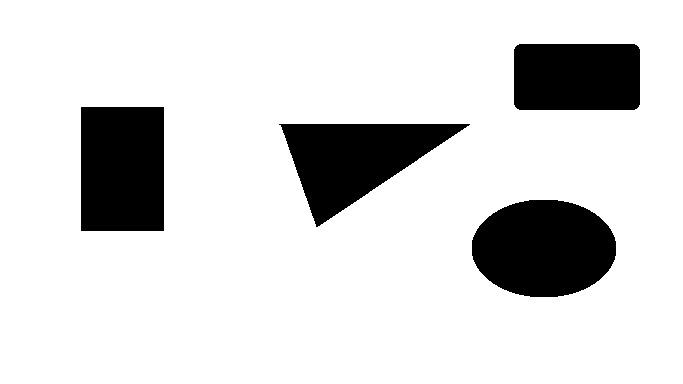
#> input picture bw.jpg, 683 x 384 px
$ jupyter execute EdgeDetection.ipynb   (older library calls are emulated)
#> lines starting #> are read from the running program, lines starting #| are printed output that depends on the picture; after the words box and inside, x2 and y2 are one past the last pixel; in counts of white or black regions, pixels touching at a corner belong together
#> further down, im_bw is the input picture: shape (384, 683, 3); min 0, max 255, mean 216.6
[cell 1]
import numpy as np
import cv2
from scipy.spatial.distance import squareform, pdist, cdist
from skimage.util import img_as_float
from skimage import io
import matplotlib.pyplot as plt

[cell 2]
# [78 lines left out: function plot_matches, not called in this run]

####Edge detection

[cell 3]
# TODO: implement this function
# input: im is an RGB image with shape [height, width, 3]
# output: edge_mask with shape [height, width] with valuse 0 and 1, where 1s indicate edge pixels of the input image
# You can use opencv functions and numpy functions
def edge_detection(im, threshold=5):
    # *****START OF YOUR CODE (DO NOT DELETE/MODIFY THIS LINE)*****

    # step 0: convert RGB to gray-scale image
#> called with threshold = 100
    im = cv2.cvtColor(im, cv2.COLOR_RGB2GRAY)


    # step 1: compute image gradient using Sobel filters with kernel size 5
    # https://opencv24-python-tutorials.readthedocs.io/en/latest/py_tutorials/py_imgproc/py_gradients/py_gradients.html
    xSobel = cv2.Sobel(im, cv2.CV_64F, 1, 0, ksize=5)
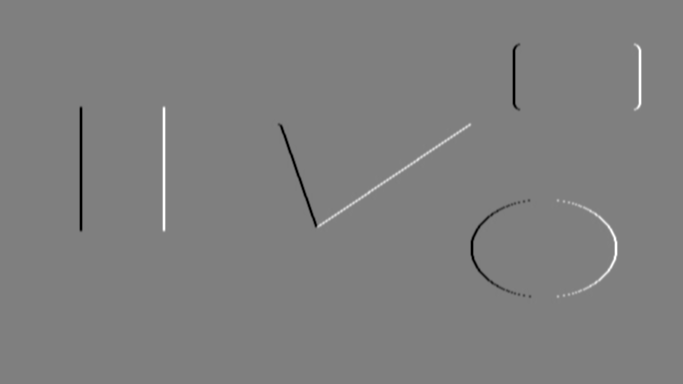
#> xSobel: shape (384, 683) float64; min -12240, max 12240, mean 0; drawn with min black and max white
    ySobel = cv2.Sobel(im, cv2.CV_64F, 0, 1, ksize=5)
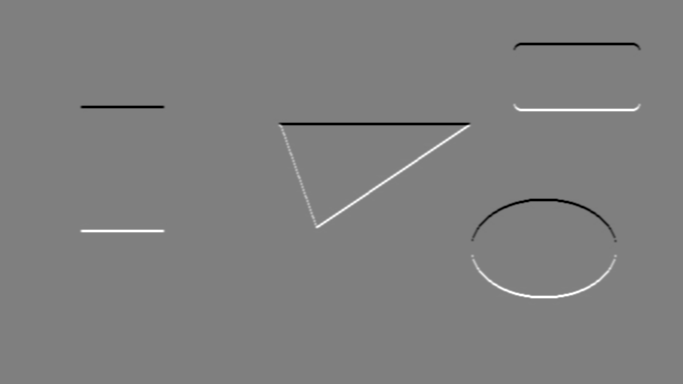
#> ySobel: shape (384, 683) float64; min -12240, max 12240, mean 0; drawn with min black and max white

    # step 2: compute gradient magnitude at every pixels
    grad_magnitude = np.sqrt((xSobel**2)+(ySobel**2))
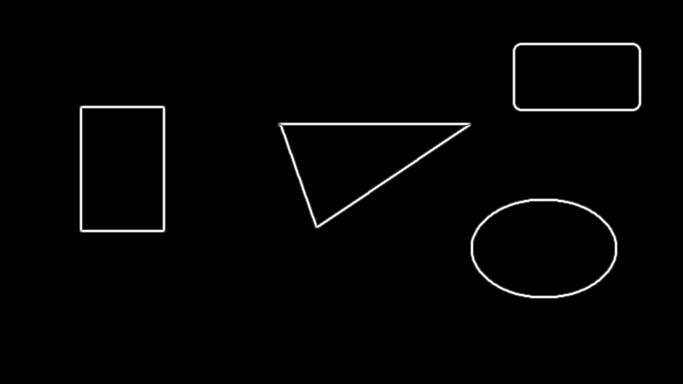
#> grad_magnitude: shape (384, 683) float64; min 0, max 13061.8, mean 205.8; drawn with min black and max white


    # step 3: threshold the gradient magnitude to obtain edge mask
    # use threshold
    edge_mask =  (grad_magnitude > threshold).astype(np.uint8)
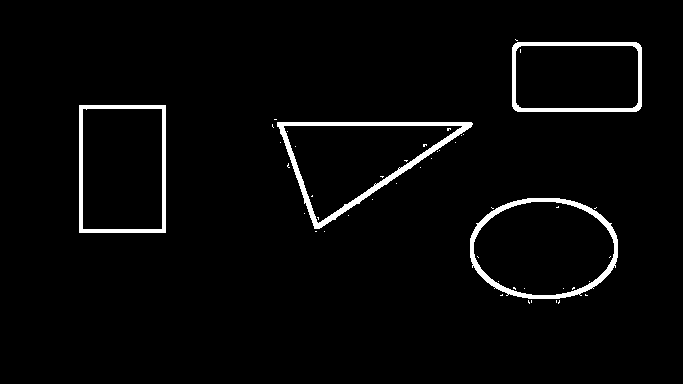
#> edge_mask: shape (384, 683); values 0 (black) and 1 (white), 2.9% white; 48 white regions (44 under 20 px), largest, box (x1, y1, x2, y2) and area: (277, 122, 473, 229) 2363, (470, 198, 618, 299) 1948, (79, 105, 166, 233) 1657, (512, 42, 642, 112) 1537

    # *****END OF YOUR CODE (DO NOT DELETE/MODIFY THIS LINE)*****
    ### END YOUR CODE

    return edge_mask

im_bw = cv2.imread('bw.jpg')
edge_mask = edge_detection(im_bw, 100)

plt.imshow(edge_mask, cmap='gray')
plt.axis('off')
plt.show()
